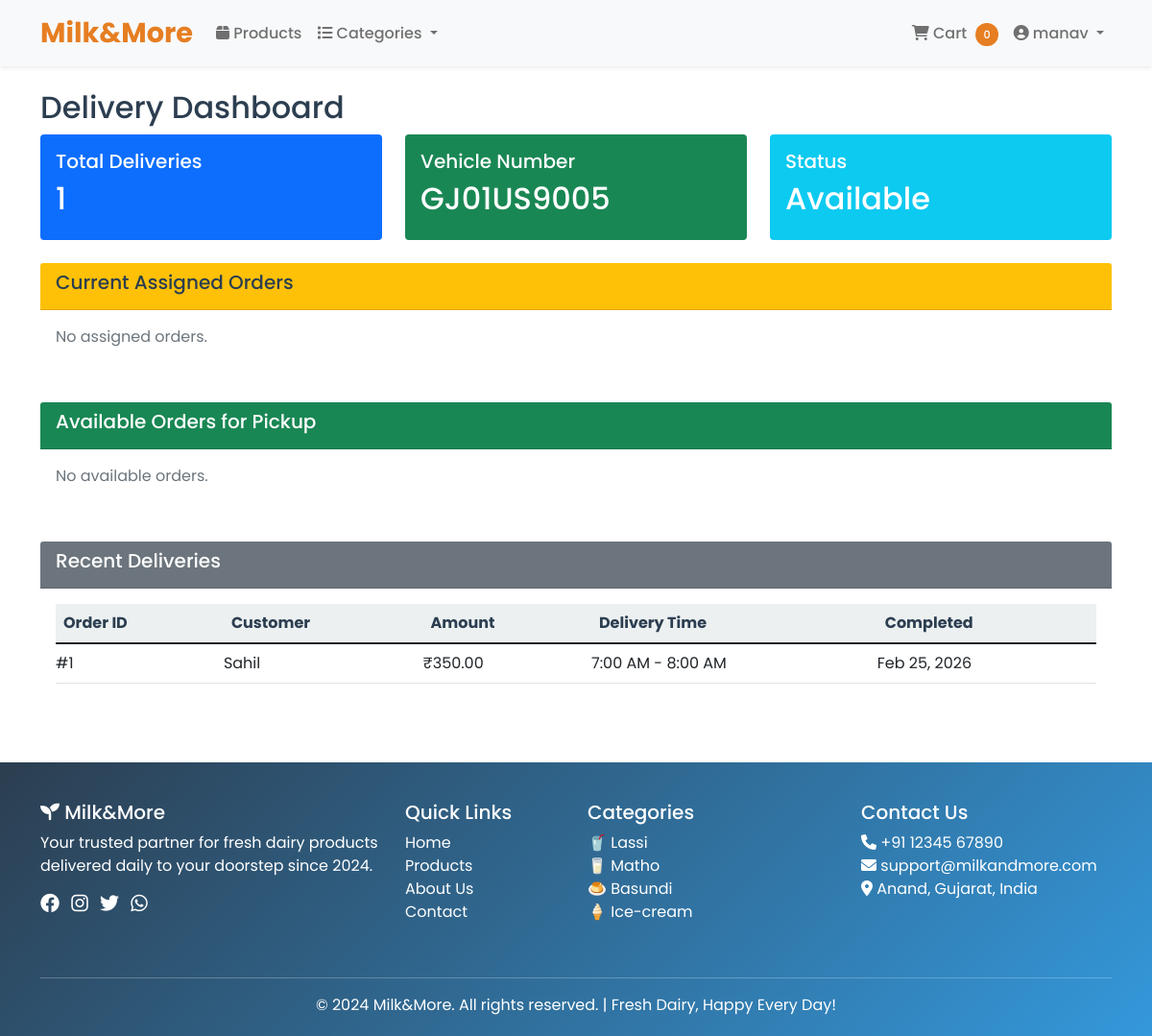
Page /delivery/dashboard/ (signed in) on the committed database.
### accounts/models.py (models this page shows, shortened)
class User(AbstractUser):
    is_customer = models.BooleanField(default=False)
    is_delivery_boy = models.BooleanField(default=False)
    phone_number = models.CharField(max_length=15, blank=True)
    address = models.TextField(blank=True)

class DeliveryBoy(models.Model):
    user = models.OneToOneField(User, on_delete=models.CASCADE, primary_key=True)
    vehicle_number = models.CharField(max_length=20, blank=True)
    is_available = models.BooleanField(default=True)
    total_deliveries = models.IntegerField(default=0)

### orders/models.py (models this page shows, shortened)
class Order(models.Model):
    STATUS_CHOICES = [
        ('pending', 'Pending'),
        ('confirmed', 'Confirmed'),
        ('preparing', 'Preparing'),
        ('out_for_delivery', 'Out for Delivery'),
        ('delivered', 'Delivered'),
        ('cancelled', 'Cancelled'),
    ]
    user = models.ForeignKey(settings.AUTH_USER_MODEL, on_delete=models.CASCADE)
    delivery_boy = models.ForeignKey(settings.AUTH_USER_MODEL, on_delete=models.SET_NULL, null=True, blank=True, related_name='delivery_orders')
    order_date = models.DateTimeField(auto_now_add=True)
    status = models.CharField(max_length=20, choices=STATUS_CHOICES, default='pending')
    total_amount = models.DecimalField(max_digits=10, decimal_places=2)
    delivery_address = models.TextField()
    delivery_time = models.CharField(max_length=50, blank=True)
    payment_method = models.CharField(max_length=20, default='cod')
    is_paid = models.BooleanField(default=False)

### delivery/views.py (the view)
# urls.py: path('dashboard/', views.dashboard, name='delivery_dashboard'),
@login_required
def dashboard(request):
    if not request.user.is_delivery_boy:
        messages.error(request, 'Access denied.')
        return redirect('home')
    assigned_orders = Order.objects.filter(
        delivery_boy=request.user,
        status__in=['out_for_delivery', 'confirmed']
    ).order_by('order_date')
    available_orders = Order.objects.filter(
        Q(status='confirmed') | Q(status='pending'),
        delivery_boy__isnull=True
    ).order_by('order_date')
    delivered_orders = Order.objects.filter(
        delivery_boy=request.user,
        status='delivered'
    ).order_by('-order_date')[:10]
    try:
        delivery_boy = DeliveryBoy.objects.get(user=request.user)
    except DeliveryBoy.DoesNotExist:
        delivery_boy = None
    context = {
        'assigned_orders': assigned_orders,
        'available_orders': available_orders,
        'delivered_orders': delivered_orders,
        'delivery_boy': delivery_boy
    }
    return render(request, 'delivery/dashboard.html', context)

### templates/delivery/dashboard.html (shortened to what this page needs)
{% extends 'base.html' %}
{% block content %}
<div class="container mt-4">
    <h2>Delivery Dashboard</h2>
    {% if delivery_boy %}
    <div class="row mb-4">
        <div class="col-md-4">
            <div class="card bg-primary text-white">
                <div class="card-body">
                    <h5 class="card-title">Total Deliveries</h5>
                    <h2>{{ delivery_boy.total_deliveries }}</h2>
                </div>
            </div>
        </div>
        <div class="col-md-4">
            <div class="card bg-success text-white">
                <div class="card-body">
                    <h5 class="card-title">Vehicle Number</h5>
                    <h2>{{ delivery_boy.vehicle_number }}</h2>
                </div>
            </div>
        </div>
        <div class="col-md-4">
            <div class="card bg-info text-white">
                <div class="card-body">
                    <h5 class="card-title">Status</h5>
                    <h2>{% if delivery_boy.is_available %}Available{% else %}On Delivery{% endif %}</h2>
                </div>
            </div>
        </div>
    </div>
    {% endif %}
    <div class="card mb-4">
        <div class="card-header bg-warning">
            <h5>Current Assigned Orders</h5>
        </div>
        <div class="card-body">
            {% if assigned_orders %}
                <div class="table-responsive">
                    <table class="table">
                        <thead>
                            <tr>
                                <th>Order ID</th>
                                <th>Customer</th>
                                <th>Address</th>
                                <th>Amount</th>
                                <th>Status</th>
                                <th>Action</th>
                            </tr>
                        </thead>
                        <tbody>
                            {% for order in assigned_orders %}
                            <tr>
                                <td>#{{ order.id }}</td>
                                <td>{{ order.user.get_full_name|default:order.user.username }}</td>
                                <td>{{ order.delivery_address|truncatechars:30 }}</td>
                                <td>₹{{ order.total_amount }}</td>
                                <td>
                                    <span class="badge bg-{% if order.status == 'out_for_delivery' %}info{% else %}secondary{% endif %}">
                                        {{ order.get_status_display }}
                                    </span>
                                </td>
                                <td>
                                    <button class="btn btn-sm btn-primary view-order" data-order-id="{{ order.id }}">
                                        View Details
                                    </button>
                                    <button class="btn btn-sm btn-success update-status" data-order-id="{{ order.id }}">
                                        Update Status
                                    </button>
                                </td>
                            </tr>
                            {% endfor %}
                        </tbody>
                    </table>
                </div>
            {% else %}
                <p class="text-muted">No assigned orders.</p>
            {% endif %}
        </div>
    </div>
    <div class="card mb-4">
        <div class="card-header bg-success text-white">
            <h5>Available Orders for Pickup</h5>
        </div>
        <div class="card-body">
            {% if available_orders %}
                <div class="table-responsive">
                    <table class="table">
                        <thead>
                            <tr>
                                <th>Order ID</th>
                                <th>Customer</th>
                                <th>Address</th>
                                <th>Amount</th>
                                <th>Items</th>
                                <th>Action</th>
                            </tr>
                        </thead>
                        <tbody>
                            {% for order in available_orders %}
                            <tr>
                                <td>#{{ order.id }}</td>
                                <td>{{ order.user.get_full_name|default:order.user.username }}</td>
                                <td>{{ order.delivery_address|truncatechars:30 }}</td>
                                <td>₹{{ order.total_amount }}</td>
                                <td>{{ order.items.count }}</td>
                                <td>
                                    <button class="btn btn-sm btn-success accept-order" data-order-id="{{ order.id }}">
                                        Accept Delivery
                                    </button>
                                </td>
                            </tr>
                            {% endfor %}
                        </tbody>
                    </table>
                </div>
            {% else %}
                <p class="text-muted">No available orders.</p>
            {% endif %}
        </div>
    </div>
    <div class="card">
        <div class="card-header bg-secondary text-white">
            <h5>Recent Deliveries</h5>
        </div>
        <div class="card-body">
            {% if delivered_orders %}
                <div class="table-responsive">
                    <table class="table">
                        <thead>
                            <tr>
                                <th>Order ID</th>
                                <th>Customer</th>
                                <th>Amount</th>
                                <th>Delivery Time</th>
                                <th>Completed</th>
                            </tr>
                        </thead>
                        <tbody>
                            {% for order in delivered_orders %}
                            <tr>
                                <td>#{{ order.id }}</td>
                                <td>{{ order.user.get_full_name|default:order.user.username }}</td>
                                <td>₹{{ order.total_amount }}</td>
                                <td>{{ order.delivery_time }}</td>
                                <td>{{ order.order_date|date:"M d, Y" }}</td>
                            </tr>
                            {% endfor %}
                        </tbody>
                    </table>
                </div>
            {% else %}
                <p class="text-muted">No delivery history.</p>
            {% endif %}
        </div>
    </div>
</div>
{% endblock %}

### templates/base.html (shortened to what this page needs)
<!DOCTYPE html>
<html lang="en">
<head>
    <link href="https://cdn.jsdelivr.net/npm/bootstrap@5.1.3/dist/css/bootstrap.min.css" rel="stylesheet">
    <link rel="stylesheet" href="https://cdnjs.cloudflare.com/ajax/libs/font-awesome/6.0.0/css/all.min.css">
    {% load static %}
    <link rel="stylesheet" href="{% static 'css/style.css' %}">
</head>
<body>
    <nav class="navbar navbar-expand-lg navbar-light bg-light shadow-sm">
        <div class="container">
            <a class="navbar-brand" href="/">
                Milk&More
            </a>
            <div class="collapse navbar-collapse" id="navbarNav">
                <ul class="navbar-nav me-auto">
                    <li class="nav-item">
                        <a class="nav-link" href="{% url 'product_list' %}">
                            <i class="fas fa-box"></i> Products
                        </a>
                    </li>
                    <li class="nav-item dropdown">
                        <a class="nav-link dropdown-toggle" href="#" id="categoryDropdown" role="button" data-bs-toggle="dropdown">
                            <i class="fas fa-list"></i> Categories
                        </a>
                    </li>
                </ul>
                <ul class="navbar-nav">
                    {% if user.is_authenticated %}
                        <li class="nav-item">
                            <a class="nav-link" href="{% url 'cart' %}">
                                <i class="fas fa-shopping-cart"></i>
                                Cart
                                <span class="cart-badge" id="cart-count">{{ cart_count|default:0 }}</span>
                            </a>
                        </li>
                        <li class="nav-item dropdown">
                            <a class="nav-link dropdown-toggle" href="#" id="userDropdown" role="button" data-bs-toggle="dropdown">
                                <i class="fas fa-user-circle"></i> {{ user.username }}
                            </a>
                        </li>
                    {% endif %}
                </ul>
            </div>
        </div>
    </nav>
    {% block content %}
    {% endblock %}
    <footer class="footer">
        <div class="container">
            <div class="row">
                <div class="col-lg-4 col-md-6 mb-4">
                    <h5><i class="fas fa-seedling"></i> Milk&More</h5>
                    <p>Your trusted partner for fresh dairy products delivered daily to your doorstep since 2024.</p>
                    <div class="social-links">
                        <a href="#" class="me-2"><i class="fab fa-facebook fa-lg"></i></a>
                        <a href="#" class="me-2"><i class="fab fa-instagram fa-lg"></i></a>
                        <a href="#" class="me-2"><i class="fab fa-twitter fa-lg"></i></a>
                        <a href="#"><i class="fab fa-whatsapp fa-lg"></i></a>
                    </div>
                </div>
                <div class="col-lg-2 col-md-6 mb-4">
                    <h5>Quick Links</h5>
                    <ul class="list-unstyled">
                        <li><a href="/">Home</a></li>
                        <li><a href="{% url 'product_list' %}">Products</a></li>
                        <li><a href="#">About Us</a></li>
                        <li><a href="#">Contact</a></li>
                    </ul>
                </div>
                <div class="col-lg-3 col-md-6 mb-4">
                    <h5>Categories</h5>
                    <ul class="list-unstyled">
                        <li><a href="{% url 'product_list' %}?category=lassi">🥤 Lassi</a></li>
                        <li><a href="{% url 'product_list' %}?category=matho">🥛 Matho</a></li>
                        <li><a href="{% url 'product_list' %}?category=basundi">🍮 Basundi</a></li>
                        <li><a href="{% url 'product_list' %}?category=ice-cream">🍦 Ice-cream</a></li>
                    </ul>
                </div>
                <div class="col-lg-3 col-md-6 mb-4">
                    <h5>Contact Us</h5>
                    <ul class="list-unstyled">
                        <li><i class="fas fa-phone"></i> +91 12345 67890</li>
                        <li><i class="fas fa-envelope"></i> support@milkandmore.com</li>
                        <li><i class="fas fa-map-marker-alt"></i> Anand, Gujarat, India</li>
                    </ul>
                </div>
            </div>
            <hr class="bg-light">
            <div class="text-center">
                <p class="mb-0">&copy; 2024 Milk&More. All rights reserved. | Fresh Dairy, Happy Every Day!</p>
            </div>
        </div>
    </footer>
    {% load static %}
</body>
</html>

### static/css/style.css (style rules this page uses)
:root { --primary-color: #2c3e50; --secondary-color: #e67e22; --success-color: #27ae60; --danger-color: #e74c3c; --light-bg: #ecf0f1; }
body { font-family: 'Segoe UI', Tahoma, Geneva, Verdana, sans-serif; color: var(--primary-color); min-height: 100vh; display: flex; flex-direction: column; }
.navbar { box-shadow: 0 2px 4px rgba(0,0,0,.1); }
.navbar-brand { font-weight: bold; font-size: 1.5rem; color: var(--secondary-color) !important; }
#cart-count { font-size: 0.7rem; padding: 0.25rem 0.5rem; }
.table th { background-color: var(--light-bg); color: var(--primary-color); }
footer { margin-top: auto; }
footer a { text-decoration: none; transition: color 0.3s; }
.card { border: none; transition: transform 0.3s, box-shadow 0.3s; }
.table td { padding: 8px 0; }

### templates/base.html (style rules this page uses)
body { font-family: 'Poppins', sans-serif; }
.navbar-brand { font-weight: 700; font-size: 1.8rem; color: #2c3e50; }
.nav-link { font-weight: 500; color: #2c3e50; transition: color 0.3s; }
.cart-badge { background-color: #e67e22; color: white; border-radius: 50%; padding: 2px 8px; font-size: 12px; margin-left: 5px; }
.footer { background: linear-gradient(135deg, #2c3e50, #3498db); color: white; padding: 40px 0 20px; margin-top: 50px; }
.footer a { color: white; text-decoration: none; transition: color 0.3s; }

### rows in the picture
User: username "manav"
DeliveryBoy: total_deliveries "1", vehicle_number "GJ01US9005"
Order: id "1", user.get_full_name "Sahil", total_amount "350.00", delivery_time "7:00 AM - 8:00 AM", order_date "Feb 25, 2026"

### other values in the picture
{{ cart_count|default:0 }} "0"
